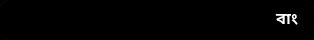
<?xml version="1.0" encoding="UTF-8"?>
<ui version="4.0">
 <class>TopBar</class>
 <widget class="QMainWindow" name="TopBar">
  <property name="geometry">
   <rect>
    <x>0</x>
    <y>0</y>
    <width>314</width>
    <height>40</height>
   </rect>
  </property>
  <property name="maximumSize">
   <size>
    <width>999</width>
    <height>999</height>
   </size>
  </property>
  <property name="cursor">
   <cursorShape>ArrowCursor</cursorShape>
  </property>
  <property name="windowTitle">
   <string>OpenBangla Keyboard</string>
  </property>
  <property name="styleSheet">
   <string notr="true">QMainWindow {
    background-color: #000000;
    border: 1px solid rgba(255, 255, 255, 0.1);
    border-radius: 10px;
}

QPushButton {
    background: transparent;
    border: none;
    border-radius: 10px;
    padding: 12px;
    margin: 2px;
    color: rgba(0, 0, 0, 0.7);
    font-size: 18px;
    outline: none;
}

QPushButton:focus {
    outline: none;
}

QPushButton:hover {
    background: rgba(255, 255, 255, 0.3);
}

QPushButton:pressed {
    background: rgba(255, 255, 255, 0.03);
}

QPushButton#buttonSetLayout:checked {
    background: rgba(14, 165, 233, 0.15);
    border: 1px solid rgba(14, 165, 233, 0.2);
    border-radius: 10px;
}

QPushButton#buttonLangToggle {
    font-weight: bold;
    font-size: 16px;
    color: #ffffff;
}

QPushButton#buttonLangToggle:checked {
    background: rgba(14, 165, 233, 0.25);
    border: 1px solid rgba(14, 165, 233, 0.4);
    border-radius: 10px;
}

QPushButton#buttonShutdown:hover {
    background: rgba(255, 0, 0, 0.55);
    border-radius: 10px;
}
QWidget#centralwidget {
    background-color: #000000;
    border-radius: 10px;
}
QToolTip {
    background: #0f0f0f;
    color: rgba(255, 255, 255, 0.9);
    border: 1px solid rgba(255, 255, 255, 0.1);
    border-radius: 10px;
    padding: 8px 12px;
}</string>
  </property>
  <widget class="QWidget" name="centralwidget">
   <property name="maximumSize">
    <size>
     <width>520</width>
     <height>80</height>
    </size>
   </property>
   <widget class="QPushButton" name="buttonIcon">
    <property name="geometry">
     <rect>
      <x>0</x>
      <y>0</y>
      <width>54</width>
      <height>40</height>
     </rect>
    </property>
    <property name="toolTip">
     <string>Move</string>
    </property>
    <property name="icon">
     <iconset>
      <normaloff>:/images/icon.png</normaloff>:/images/icon.png</iconset>
    </property>
    <property name="iconSize">
     <size>
      <width>28</width>
      <height>24</height>
     </size>
    </property>
   </widget>
   <widget class="QPushButton" name="buttonSetLayout">
    <property name="geometry">
     <rect>
      <x>52</x>
      <y>0</y>
      <width>54</width>
      <height>40</height>
     </rect>
    </property>
    <property name="toolTip">
     <string>Change Layout</string>
    </property>
    <property name="iconSize">
     <size>
      <width>28</width>
      <height>24</height>
     </size>
    </property>
    <property name="checkable">
     <bool>true</bool>
    </property>
   </widget>
   <widget class="QPushButton" name="buttonViewLayout">
    <property name="geometry">
     <rect>
      <x>104</x>
      <y>0</y>
      <width>54</width>
      <height>40</height>
     </rect>
    </property>
    <property name="toolTip">
     <string>View information about the current layout</string>
    </property>
    <property name="iconSize">
     <size>
      <width>28</width>
      <height>24</height>
     </size>
    </property>
   </widget>
   <widget class="QPushButton" name="buttonSettings">
    <property name="geometry">
     <rect>
      <x>156</x>
      <y>0</y>
      <width>54</width>
      <height>40</height>
     </rect>
    </property>
    <property name="toolTip">
     <string>Settings</string>
    </property>
    <property name="iconSize">
     <size>
      <width>28</width>
      <height>24</height>
     </size>
    </property>
   </widget>
   <widget class="QPushButton" name="buttonShutdown">
    <property name="geometry">
     <rect>
      <x>208</x>
      <y>0</y>
      <width>54</width>
      <height>40</height>
     </rect>
    </property>
    <property name="toolTip">
     <string>Quit</string>
    </property>
    <property name="iconSize">
     <size>
      <width>28</width>
      <height>24</height>
     </size>
    </property>
   </widget>
   <widget class="QPushButton" name="buttonLangToggle">
    <property name="geometry">
     <rect>
      <x>260</x>
      <y>0</y>
      <width>54</width>
      <height>40</height>
     </rect>
    </property>
    <property name="toolTip">
     <string>Switch between Bangla and English</string>
    </property>
    <property name="text">
     <string>বাং</string>
    </property>
    <property name="checkable">
     <bool>true</bool>
    </property>
   </widget>
  </widget>
 </widget>
 <resources/>
 <connections/>
</ui>
